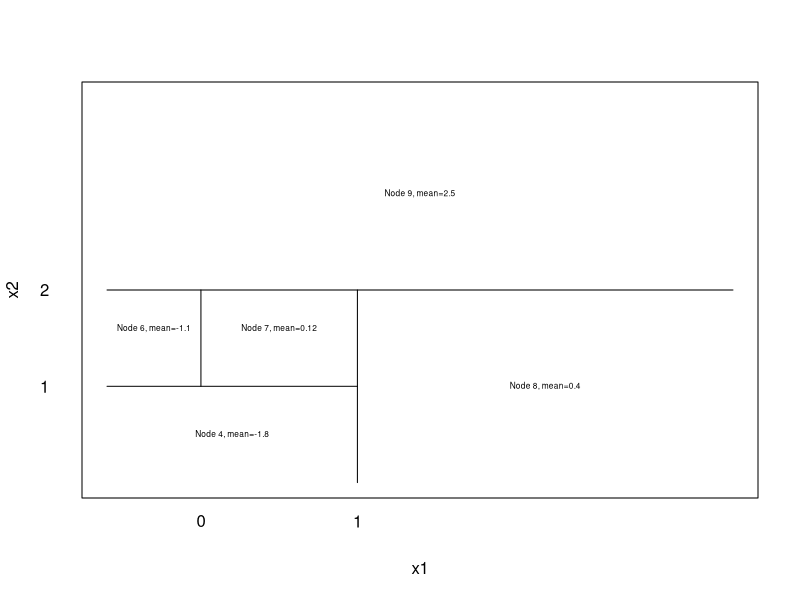

Source code (R):
## ---- chunk 1

# Install and load the necessary packages
if (!requireNamespace("DiagrammeR", quietly = TRUE)) {
  install.packages("DiagrammeR")
}

library(DiagrammeR)



## ---- chunk 2

# Create a decision tree structure with circles of the same size and True/False labels
decision_tree <- "
digraph DecisionTree {
  node [shape=circle, style=filled, fillcolor=lightgray, width=1, height=1];
  root [label=\"x1 <= 1\"];
  decision1 [label=\"Mean of Y is 5\"];
  decision2 [label=\"x2 <= 1\"];
  leaf3 [label=\"x1 <= 0\"];
  leaf4 [label=\"Mean of Y is 15\"];
  decision3 [label=\"Mean of Y is 3\"];  
  decision4 [label=\"x2 <= 0\"]; 
  leaf5 [label=\"Mean of Y is 10\"];   
  leaf6 [label=\"Mean of Y is 0\"];   
  root -> decision1 [label=\"False\"];
  root -> decision2 [label=\"True\"];
  
  decision2 -> leaf3 [label=\"True\"];
  decision2 -> leaf4 [label=\"False\"];
  
  leaf3 -> decision3 [label=\"True\"];      
  leaf3 -> decision4 [label=\"False\"];    

  decision4 -> leaf5 [label=\"True\"];   
  decision4 -> leaf6 [label=\"False\"];  
}
"

# Create a graph from the decision tree structure
tree_graph <- grViz(decision_tree)

# Display the decision tree
tree_graph


## ---- chunk 3
par(xpd = NA)
plot(NA, NA, type = "n", xlim = c(0, 1), ylim = c(0, 1), xlab = "x1", ylab = "x2", xaxt = "n", yaxt = "n")
lines(x = c(40,40)/100, y = c(0,50)/100)
lines(x = c(0,100)/100, y = c(50,50)/100)
lines(x= c(0,40)/100,y=c(25,25)/100)
lines(x=c(15,15)/100,y=c(25,50)/100)

text(x = 40/100, y = -0.1, labels = c("1"), col = "black") 
text(x = 15/100, y = -0.1, labels = c("0"), col = "black")
text(x = -0.1, y = 25/100, labels = c("1"), col = "black")
text(x = -0.1, y = 50/100, labels = c("2"), col = "black")


text(x = 50/100, y = 75/100, labels = c("Node 9, mean=2.5"),cex=0.5)
text(x = 7.5/100, y = 40/100, labels = c("Node 6, mean=-1.1"),cex=0.5)
text(x = 27.5/100, y = 40/100, labels = c("Node 7, mean=0.12"),cex=0.5)
text(x = 70/100, y = 25/100, labels = c("Node 8, mean=0.4"),cex=0.5)
text(x = 20/100, y = 12.5/100, labels = c("Node 4, mean=-1.8"),cex=0.5)


## ---- chunk 4
f_function <- function(x1, x2) {
  sapply(1:length(x1), function(i) {
    if (x2[i] < 2) {
      if (x1[i] < 1) {
        if (x2[i] < 1) {
          -1.8
        } else {
          if (x1[i] < 0.003) {
            -1.1
          } else {
            0.12
          }
        }
      } else {
        0.4
      }
    } else {
      2.5
    }
  })
}

result <- f_function(c(-1, 0, 1, 2), c(0, 1, 2, 3))
